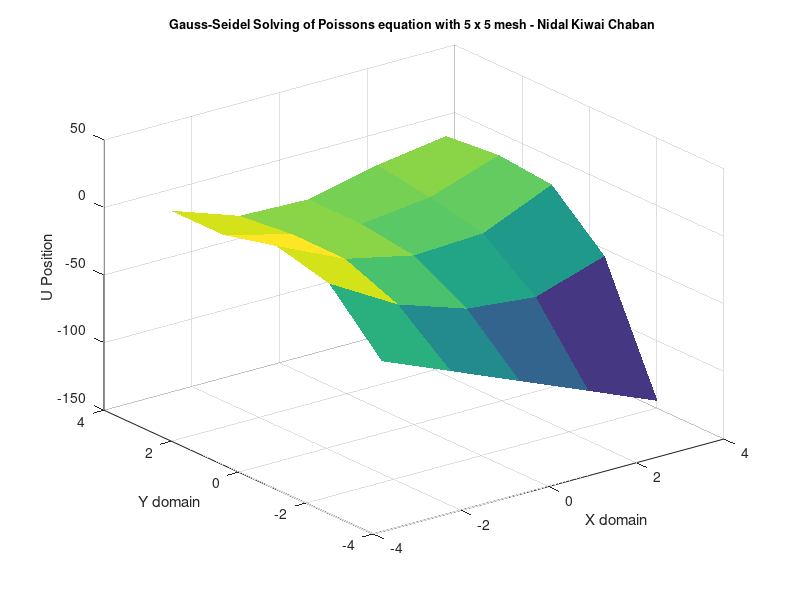
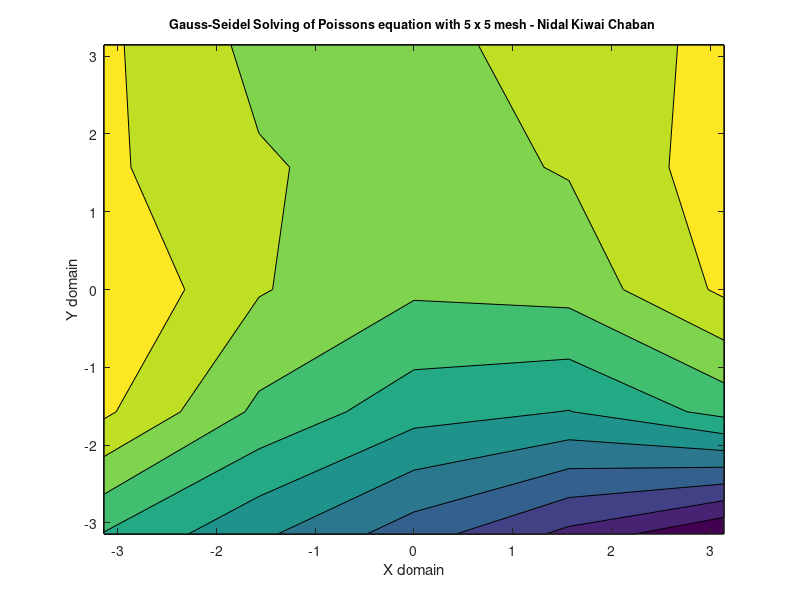

MATLAB code to generate these figures, in order:
%% Poisson's Equation on a rectangle
% Nidal Kiwai Chaban
% Gauss-Seidel Method
clc
clear all

%% Define Initial Values
n=input('Input number of nodes n for an n x n mesh: ');
p=input('Input number of iterations: ');
x=n;
y=n;
u=zeros(x,y);
bx=pi;
ax=-pi;
by=pi;
ay=-pi;
xd=linspace(ax,bx,x);
yd=linspace(ay,by,y);
k=0;
freq=10;
err=1;
h=abs(ax)/x;

%% Boundary conditions
 u(:,1)=((by-yd(:)).^2).*cos(pi.*yd(:)/by);
 u(:,x)=yd(:).*(by-yd(:)).^2;
 u(1,:)=(((by-ay).^2).*cos(pi.*ay/by))+((xd(:)-ax)/(bx-ax)).*((ay.*((by-ay).^2)-((by-ay).^2).*cos(pi*ay/by)));
 %u(y,:)=by;
 F=cos((pi/2)*(2*((xd-ax)/(bx-ax))+1))'*sin(pi.*(yd-ay)/(by-ay));
%F=zeros(x,y);
% %% Checkpointing
% % Sometimes files take a long time to run to completion. As a result, sometimes they crash due to a variety of reasons: power failure, walltime limit, scheduled shutdown, etc. 
% % Checkpoint/Restarting has long been a common technique to tackle this issue. Checkpointing/Restarting essentially means saving data to disk periodically so that, if need be, 
% % you can restart the job from the point at which your data was last saved. 
% 
% % Before the start of the iteration loop, "check-in" each variable
% % that should be checkpointed in the event of restarting the job
% 
% matfile = 'PoissonEquationSolution.mat';     % mandatory; name of checkpoint mat-file
% s = struct();                                % mandatory; create struct for checkpointing
% s = chkin(s,{'k'});                       % mandatory; iter is iteration loop index
% s = chkin(s,{'freq'});                  % mandatory; frequency is checkpointing period 
%                                              % i.e., how often to perform a save
% 
% % continue until all variables are checked in. Note that you are only
% % checking in the variables, they don't need to have been already defined
% 
% chkNames = fieldnames(s);    % the full list of variables to checkpoint
% nNames = length(chkNames);   % number of variables in list

%% Iterative Loop 
tic; 
%while max(err(:))>=1e-6     %Run for optimal iterations
for q=1:p                        %Run for fixed iterations
   % k=k+1;
    
        
%     % If you want to test the restart script, use the function pause(1) to slow down the while loop.
%     % This will slow down the while loop to 1 sec per iteration so that ctrl + C can used be to
%     % "kill" the code to simulate a computer crash. From there, use the restart script to restart the loop.  
%     % pause(.001)
%     if mod(k, freq) == 0 % If statement, checkpoints periodically (determined by the frequency)
%         chkpt                    % chkpt script performs checkpointing (save) every *frequency* iterations
%         fprintf(1, ['Checkpointing frequency is every %2d iterations.' ...
%           'Data updated at iteration %3d\n'], ...
%           freq, k);      % Confirm after each checkpointing event 
%     end
    
    uold=u;
    for i=2:x-1
        for j=2:y-1
            %F(i,j)=0;
           % F(i,j)=cos((pi/2)*(2*((xd(i)-ax)/(bx-ax))+1))*sin(pi*(yd(j)-ay)/(by-ay));
            u(i,j)=(1/4)*(u(i+1,j)+u(i-1,j)+u(i,j+1)+u(i,j-1)+(h.^2)*F(i,j));
            u(x,j)=(1/4)*(u(i+1,j)+u(i-1,j)+u(i,j+1)+u(i,j+1)+(h.^2)*F(i,j)); %Neumann BC
        end
  %          u(x,j)=(1/4)*(u(i+1,j)+u(i-1,j)+u(i,j+1)+u(i,j+1)+(h.^2)*F(i,j)); %Neumann BC
    end
unew=u;
err=abs((uold-unew))./unew;
%      fprintf(1, 'Completed iteration %d\n', k);
end
el=toc;

%% Plotting
[X,Y]=meshgrid(xd,yd);

figure(1)             %Surface 3D Plot
surf(X,Y,u,'EdgeColor','none')
xlabel('X domain')
ylabel('Y domain')
zlabel('U Position') 
title(['Gauss-Seidel Solving of Poissons equation with '  num2str(n) ' x ' num2str(n)  ' mesh - Nidal Kiwai Chaban '],'FontSize',9)

figure(2)
contourf(xd,yd,u) %2D Plot
xlabel('X domain')
ylabel('Y domain')
title(['Gauss-Seidel Solving of Poissons equation with '  num2str(n) ' x ' num2str(n)  ' mesh - Nidal Kiwai Chaban '],'FontSize',9)

erb=max(max(err));
l=mean(mean(u));

%% Reporting

fprintf('\nGauss-Seidel Method for Poissons Equation %d')
fprintf('\nMesh size: %d',x)
fprintf(' x %d',y)
fprintf('\nOptimal Iterations: %d',k)
fprintf('\nFixed Iterations: %d',p)
fprintf('\nElapsed time: %f',el);
fprintf('\nBiggest error value between u(i) and u(i-1): %10.4e',erb);
fprintf('\nMean of u: %10.4e',l);